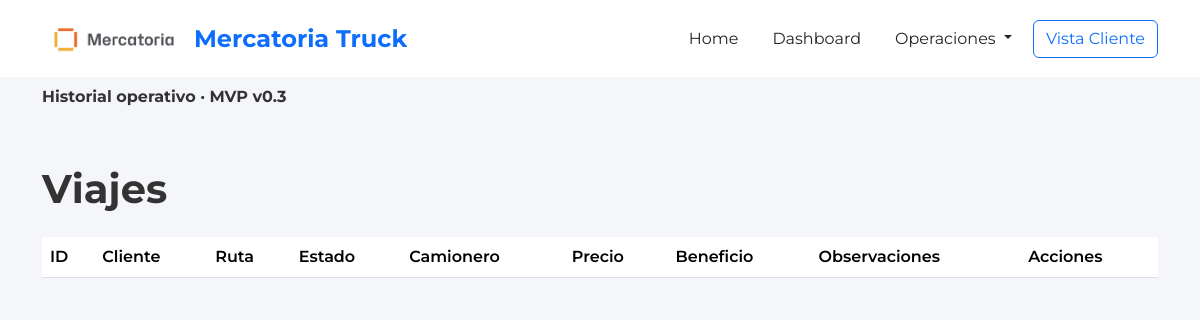
The page /viajes on the database as committed earlier.
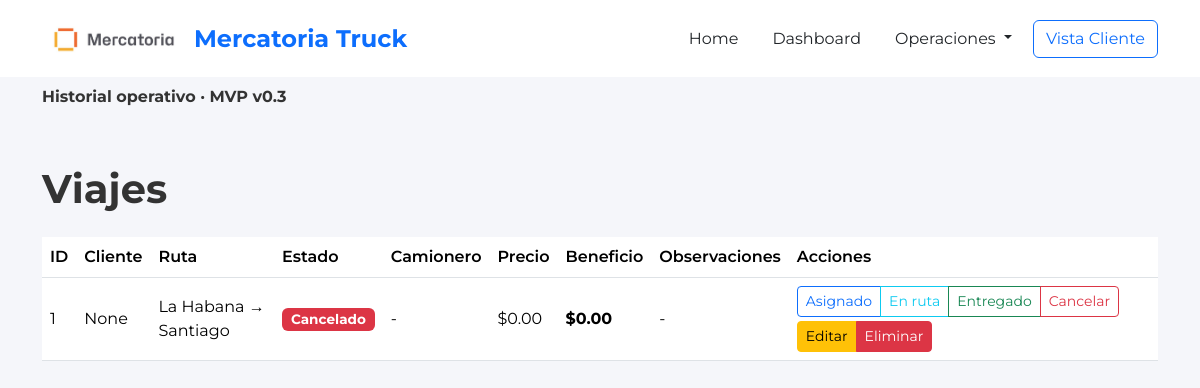
The same page on the database as committed later.
### tables this page shows
CREATE TABLE viajes (
        id INTEGER PRIMARY KEY AUTOINCREMENT,
        cliente TEXT,
        cliente_id INTEGER,
        ruta_id INTEGER,
        tarifa_id INTEGER,
        tipo_vehiculo_id INTEGER,
        origen TEXT,
        destino TEXT,
        precio REAL DEFAULT 0,
        precio_calculado REAL DEFAULT 0,
        precio_final REAL DEFAULT 0,
        precio_editado INTEGER DEFAULT 0,
        motivo_edicion_precio TEXT,
        combustible REAL DEFAULT 0,
        pago_camionero REAL DEFAULT 0,
        camionero REAL DEFAULT 0,
        comision REAL DEFAULT 0,
        beneficio REAL DEFAULT 0,
        estado TEXT DEFAULT 'Solicitado',
        camionero_id INTEGER,
        camionero_nombre TEXT,
        vehiculo_id INTEGER,
        fecha_creacion TEXT DEFAULT CURRENT_TIMESTAMP,
        fecha_asignacion TEXT,
        fecha_recogida TEXT,
        fecha_entrega TEXT,
        observaciones TEXT
    , cotizacion_id INTEGER);

### routes/viajes.py (the view)
@viajes_bp.route("/viajes")
def viajes():
    conexion = conectar()
    cursor = conexion.cursor()
    cursor.execute("""
    SELECT id, cliente, origen, destino, precio, combustible, camionero,
           comision, beneficio, estado, camionero_nombre, observaciones
    FROM viajes
    ORDER BY id DESC
    """)
    viajes_guardados = cursor.fetchall()
    conexion.close()
    return render_template(
        "viajes.html",
        viajes=viajes_guardados,
        rol=CURRENT_ROLE,
        estados=VIAJE_ESTADOS
    )

### database.py (called while the page is built)
def conectar():
    con = sqlite3.connect(DATABASE_NAME)
    con.row_factory = sqlite3.Row
    return con

### templates/viajes.html
{% extends "base.html" %}
{% block barra %}
Historial operativo · MVP v0.3
{% endblock %}
{% block contenido %}
<h1>Viajes</h1>
<div class="main-card mt-4">
    <table class="table table-hover align-middle">
        <thead>
            <tr>
                <th>ID</th>
                <th>Cliente</th>
                <th>Ruta</th>
                <th>Estado</th>
                <th>Camionero</th>
                <th>Precio</th>
                <th>Beneficio</th>
                <th>Observaciones</th>
                <th>Acciones</th>
            </tr>
        </thead>
        <tbody>
            {% for viaje in viajes %}
            <tr>
                <td>{{ viaje[0] }}</td>
                <td>{{ viaje[1] }}</td>
                <td>{{ viaje[2] }} → {{ viaje[3] }}</td>
                <td>
                    {% if viaje[9] == "Pendiente" %}
                        <span class="badge bg-warning text-dark">Pendiente</span>
                    {% elif viaje[9] == "Asignado" %}
                        <span class="badge bg-primary">Asignado</span>
                    {% elif viaje[9] == "En ruta" %}
                        <span class="badge bg-info text-dark">En ruta</span>
                    {% elif viaje[9] == "Entregado" %}
                        <span class="badge bg-success">Entregado</span>
                    {% else %}
                        <span class="badge bg-danger">Cancelado</span>
                    {% endif %}
                </td>
                <td>{{ viaje[10] or "-" }}</td>
                <td>${{ "{:,.2f}".format(viaje[4]) }}</td>
                <td><strong>${{ "{:,.2f}".format(viaje[8]) }}</strong></td>
                <td>{{ viaje[11] or "-" }}</td>
                <td>
                    <div class="btn-group mb-1">
                        <a href="/estado/{{ viaje[0] }}/Asignado" class="btn btn-sm btn-outline-primary">Asignado</a>
                        <a href="/estado/{{ viaje[0] }}/En ruta" class="btn btn-sm btn-outline-info">En ruta</a>
                        <a href="/estado/{{ viaje[0] }}/Entregado" class="btn btn-sm btn-outline-success">Entregado</a>
                        <a href="/estado/{{ viaje[0] }}/Cancelado" class="btn btn-sm btn-outline-danger">Cancelar</a>
                    </div>
                    <div class="btn-group">
                        <a href="/editar/{{ viaje[0] }}" class="btn btn-sm btn-warning">Editar</a>
                        {% if rol == "MASTER" %}
                            <a href="/eliminar/{{ viaje[0] }}" class="btn btn-sm btn-danger">Eliminar</a>
                        {% endif %}
                    </div>
                </td>
            </tr>
            {% endfor %}
        </tbody>
    </table>
</div>
{% endblock %}

### templates/base.html (shortened to what this page needs)
<!DOCTYPE html>
<html lang="es">
<head>
    <link href="https://cdn.jsdelivr.net/npm/bootstrap@5.3.3/dist/css/bootstrap.min.css" rel="stylesheet">
    <link href="/static/style.css" rel="stylesheet">
</head>
<body>
<nav class="topbar py-3">
    <div class="container d-flex justify-content-between align-items-center">
        <div class="d-flex align-items-center gap-2">
            <img src="/static/logo-mercatoria.jpg" class="logo" alt="Mercatoria">
            <span class="fs-4 fw-bold brand-text">Mercatoria Truck</span>
        </div>
        <div class="d-flex gap-2 align-items-center">
            <a href="/" class="btn btn-nav">Home</a>
            <a href="/dashboard" class="btn btn-nav">Dashboard</a>
            <div class="dropdown">
                <button class="btn btn-nav dropdown-toggle" type="button" data-bs-toggle="dropdown">
                    Operaciones
                </button>
            </div>
            <a href="/cliente" class="btn btn-outline-primary">Vista Cliente</a>
        </div>
    </div>
</nav>
<div class="orange-bar py-2">
    <div class="container fw-bold">
        {% block barra %}{% endblock %}
    </div>
</div>
<div class="container mt-5">
    {% block contenido %}{% endblock %}
</div>
</body>
</html>

### static/style.css (style rules this page uses)
body { font-family: 'Montserrat', sans-serif; background: #f5f6fa; color: #333; }
h1, h2, h3, h4 { font-weight: 700; }
.topbar { background: white; }
.logo { height: 45px; border-radius: 6px; }
.brand-text { color: #0d6efd; }
table th { font-weight: 600; }
.badge { font-size: 0.85rem; }

Rows that differ between the two databases and show on the page:
added viajes: id "1", viaje "None", origen "La Habana", destino "Santiago", estado "Cancelado", viaje "-", precio "0.00", beneficio "0.00"
